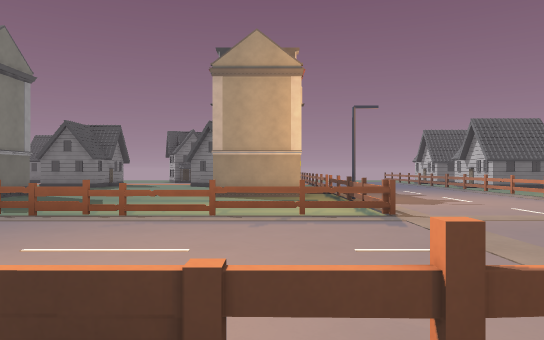
[1] (above)

24 first-person views from a walk through a Godot game level. The camera is 1.5 m above the floor, looks level and sees 70° across. The floor is counted in squares, 2 m on a side. Each view is taken from the middle of a square. On the plan, view 1 faces up. The plan holds only what a view shows up to about 12 squares ahead; the rest is blank. The place goes on beyond the plan. Some surface patterns are stand-ins.

[2]
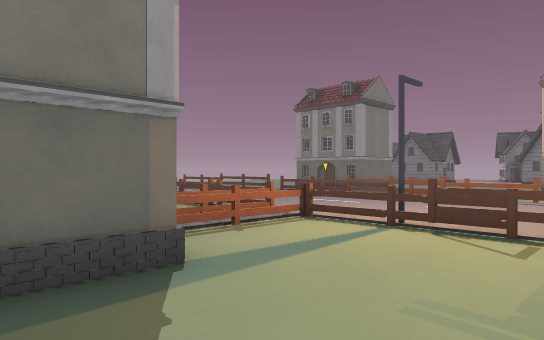

[3]
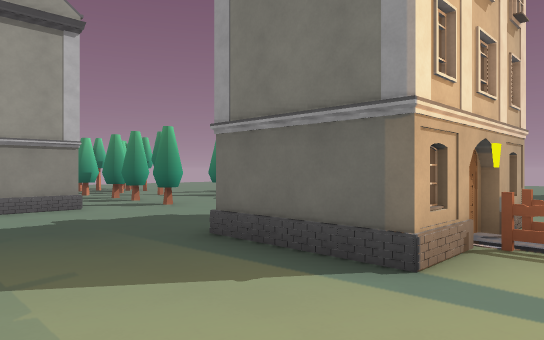

[4]
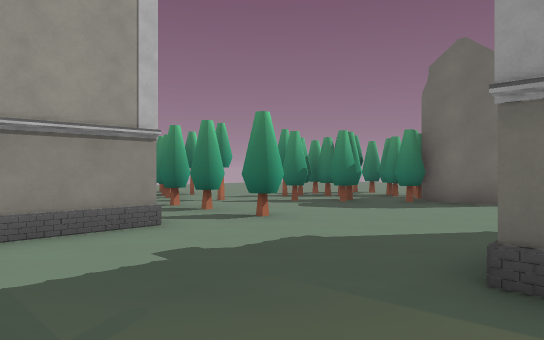

[5]
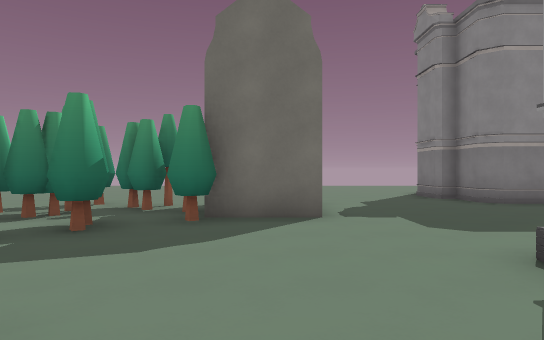

[6]
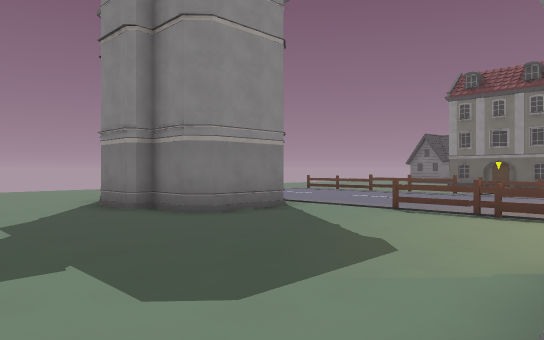

[7]
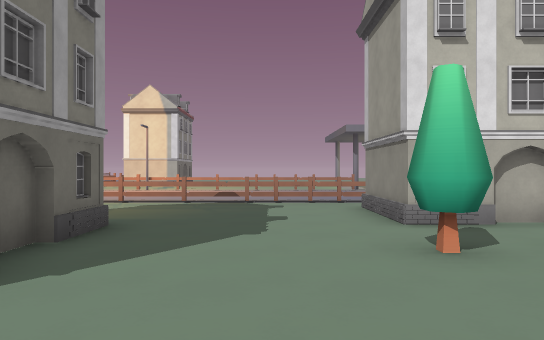

[8]
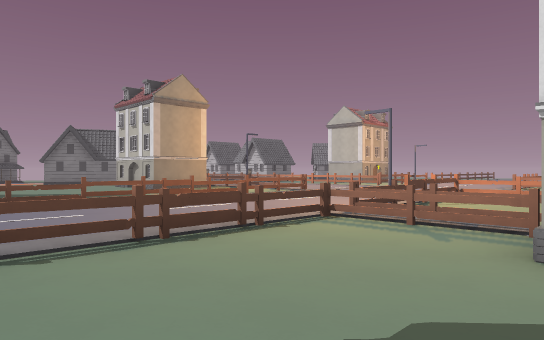

[9]
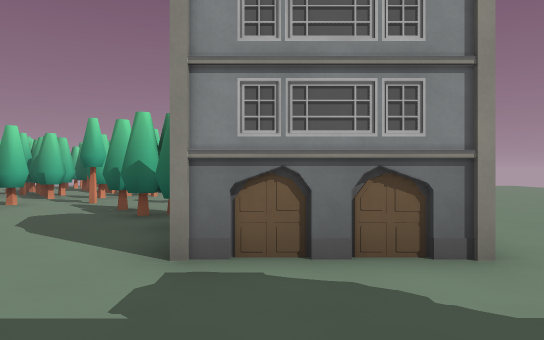

[10]
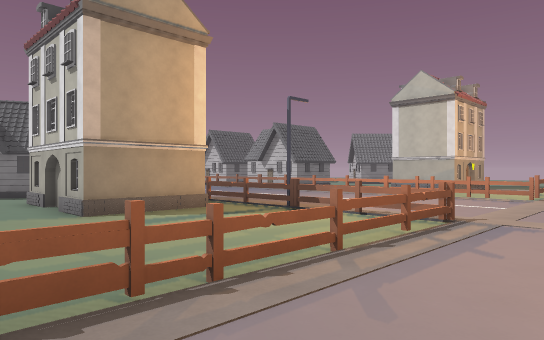

[11]
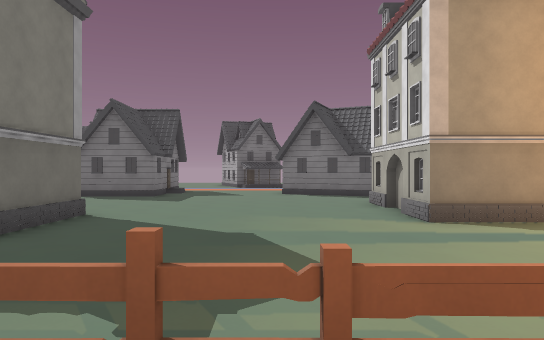

[12]
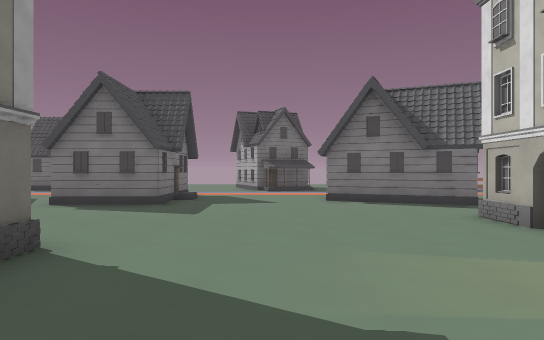

[13]
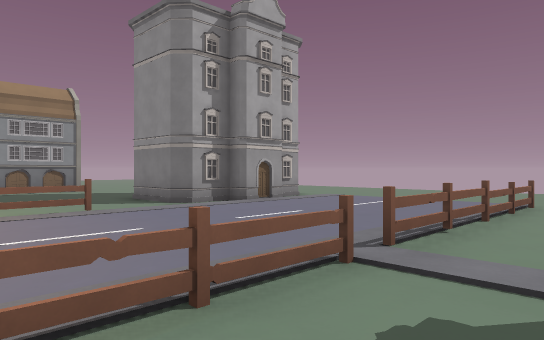

[14]
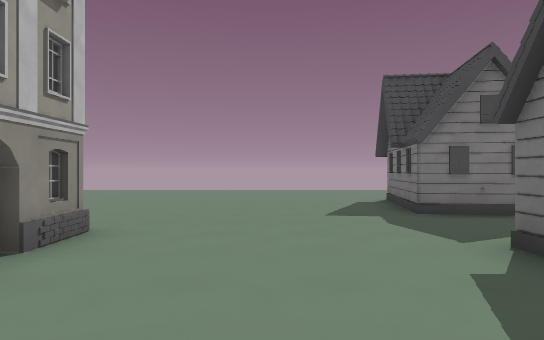

[15]
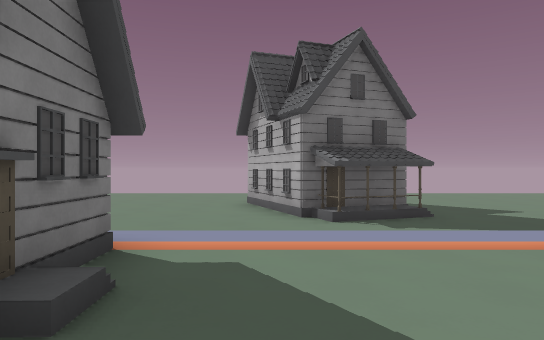

[16]
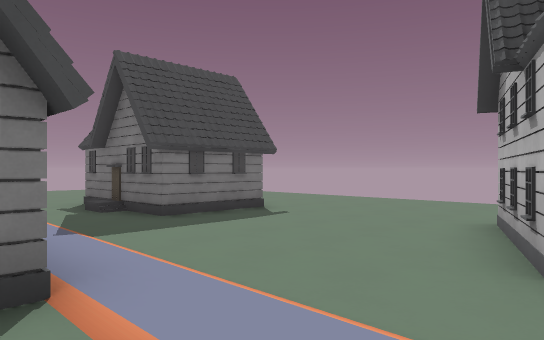

[17]
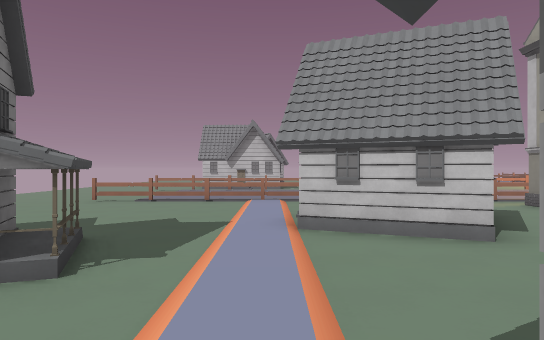

[18]
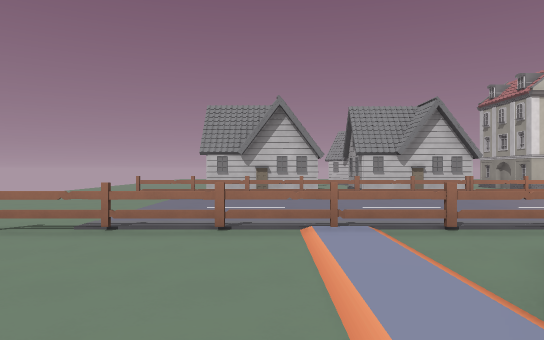

[19]
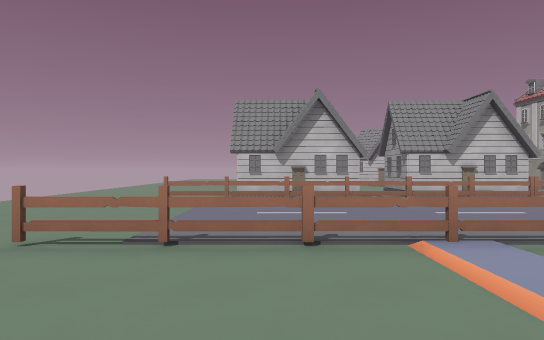

[20]
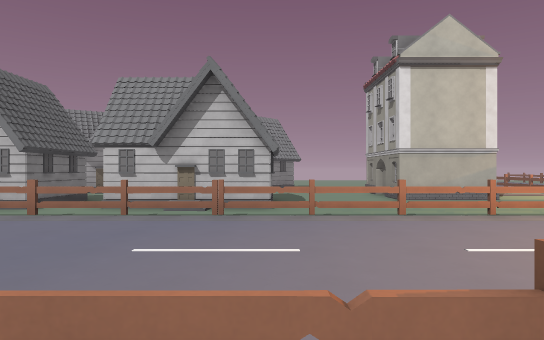

[21]
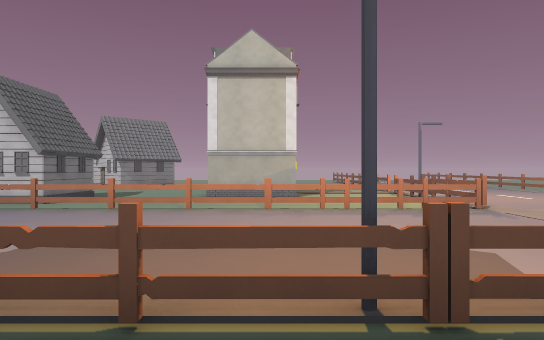

[22]
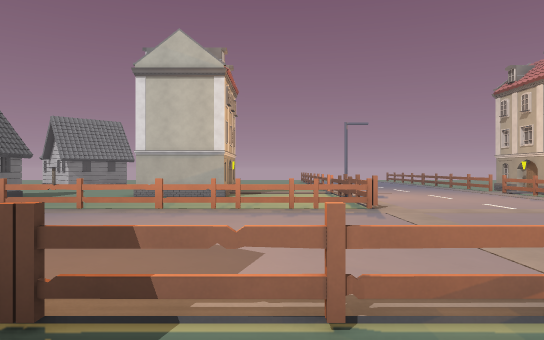

[23]
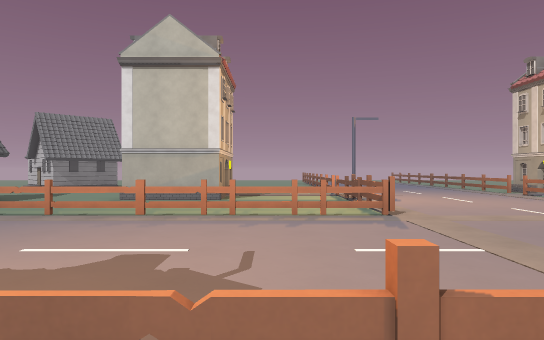

[24]
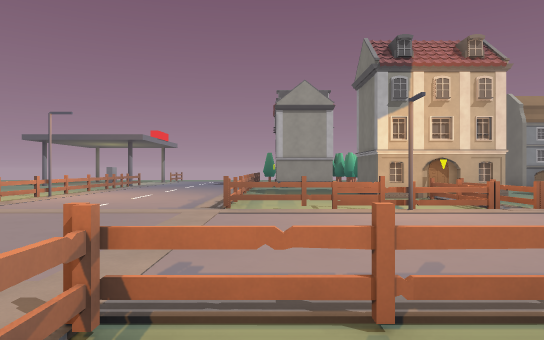

### Floor plan
Key: @ floor where view 1 was taken; # wall or solid block; . floor; / step, stairs or slope; = window, fence, low wall or low ledge; H house; T thing the floor can be seen under or through; S streetlight; R tree; O other object.
Columns run from 14 left of view 1 to 13 right of it. Each row starts with its distance up from view 1.
 28  .......    .....   .. ..
 27  .......    .......... ..
 26   ......    .......... ..
 25    .....H  ........... .
 24    H....#  .....=....= .
 23 H  H....##H.....T....# HH
 22 .HHH.....HH.....T....# #
 21 ................T....T #
 20   ..............T....T.HH.
 19 HH..H #....H H..T....T....
 18 ##.. ##/...H  H.T....T.HH
 17 #H.. #H....###   ....T.#
 16 ............... #....T.# H
 15 ................#....T.HH#..
 14 .............HH.#....T.. ...
 13 .............H H.....T.. ...
 12 ....H.H......H ......T.. ...
 11 ...    ......HH.#....T.. H
 10        .........S....T.. HHH
  9       H.........S....T.. ..
  8      ...........T....T.. ..
  7 ................T....T.....
  6 ==##=.==.=#==TTTT....TTTSS.
  5 ..........................
  4 ............................
  3 .................... .......
  2 ....................  ......
  1 ......=#==##SSTTT....   ##..
  0 ###H......==..@.#....     .H
 -1   ##......#=....#....#
 -2   ##......##....#....S.
 -3 .........H# H...T....S.
 -4 .........H  H...T....#.
 -5 ................T.
 -6   ..............T.
 -7   ..##..........T.
 -8  ..   R.........T.
 -9  ...RR.R...R.HH.T.
-10 ....RRRRR..R.H
-11 .... ORO...R.H

Positions as (right, up) in squares from view 1, and headings:
1: (0, 0), facing up
2: (1, -4), facing up-left
3: (1, -1), facing down-left
4: (1, -4), facing down-left
5: (-2, -7), facing left
6: (-5, -6), facing up-left
7: (-7, -7), facing right
8: (-9, -3), facing up-right
9: (-9, -3), facing down
10: (-4, 4), facing up-right
11: (-4, 5), facing up
12: (-5, 8), facing up
13: (-6, 8), facing down-left
14: (-6, 14), facing left
15: (-6, 16), facing up
16: (-5, 19), facing up-left
17: (-8, 20), facing right
18: (-3, 21), facing right
19: (-2, 22), facing right
20: (1, 15), facing right
21: (0, 10), facing right
22: (0, 8), facing right
23: (1, 8), facing right
24: (1, 8), facing down
